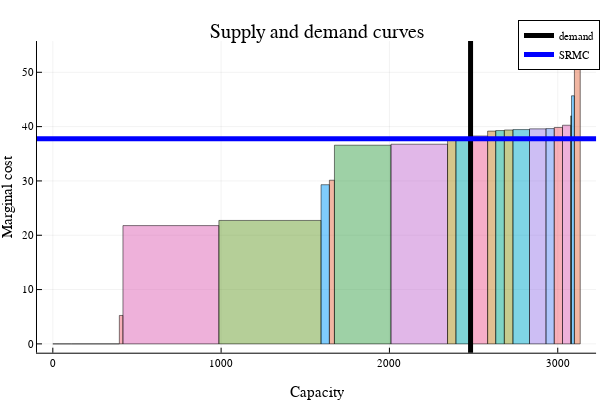

The notebook cell this image was saved under:
### Markdown cell above
Now, let's plot this as a supply curve where:

- width = capacity of the generator (i.e., $Pmax$)
- height = variable cost of the generator ($VarCost$)

### Code cell
rectangle(w, h, x, y) = Shape(x .+ [0,w,w,0], y .+ [0,0,h,h])

p = plot(nrow(supply_curve))

marg_gen = 0
marg_price = 0
x = 0
for i in 1:nrow(supply_curve)
    plot!(p, rectangle(supply_curve[i,:cap],
            supply_curve[i,:varcost],x,0), opacity=.5, 
            label = "")
    if (x < loads_single[1,:demand]) && (x + supply_curve[i,:cap] > loads_single[1,:demand])
        marg_gen = i
        marg_price = supply_curve[i,:varcost]
    end
    x = x + supply_curve[i,:cap]
end 
vline!([loads_single[1,:demand]],linecolor="black",linewidth=5,
label = "demand")
hline!([marg_price],linecolor="blue",linewidth=5,
label = "SRMC")
title!("Supply and demand curves")
xlabel!("Capacity")
ylabel!("Marginal cost")
p

### Figure 1 — Plotly figure (JSON) as saved in the notebook; plotly's stock layout.template omitted (floating-point values rounded to 4 significant figures)
{"data": [{"fill": "tozeroy", "fillcolor": "rgba(142, 151, 30, 0.500)", "legendgroup": "", "line": {"color": "rgba(0, 0, 0, 0.500)", "dash": "solid", "width": 1}, "mode": "lines", "name": "", "showlegend": false, "type": "scatter", "x": [0, 42, 42, 0, 0], "xaxis": "x1", "y": [0, 0, 0, 0, 0], "yaxis": "y1"}, {"fill": "tozeroy", "fillcolor": "rgba(0, 169, 204, 0.500)", "legendgroup": "", "line": {"color": "rgba(0, 0, 0, 0.500)", "dash": "solid", "width": 1}, "mode": "lines", "name": "", "showlegend": false, "type": "scatter", "x": [42, 107.4, 107.4, 42, 42], "xaxis": "x1", "y": [0, 0, 0, 0, 0], "yaxis": "y1"}, {"fill": "tozeroy", "fillcolor": "rgba(155, 127, 233, 0.500)", "legendgroup": "", "line": {"color": "rgba(0, 0, 0, 0.500)", "dash": "solid", "width": 1}, "mode": "lines", "name": "", "showlegend": false, "type": "scatter", "x": [107.4, 110.6, 110.6, 107.4, 107.4], "xaxis": "x1", "y": [0, 0, 0, 0, 0], "yaxis": "y1"}, {"fill": "tozeroy", "fillcolor": "rgba(97, 141, 246, 0.500)", "legendgroup": "", "line": {"color": "rgba(0, 0, 0, 0.500)", "dash": "solid", "width": 1}, "mode": "lines", "name": "", "showlegend": false, "type": "scatter", "x": [110.6, 395.3, 395.3, 110.6, 110.6], "xaxis": "x1", "y": [0, 0, 0, 0, 0], "yaxis": "y1"}, {"fill": "tozeroy", "fillcolor": "rgba(240, 96, 115, 0.500)", "legendgroup": "", "line": {"color": "rgba(0, 0, 0, 0.500)", "dash": "solid", "width": 1}, "mode": "lines", "name": "", "showlegend": false, "type": "scatter", "x": [395.3, 416.7, 416.7, 395.3, 395.3], "xaxis": "x1", "y": [0, 0, 5.234, 5.234, 0], "yaxis": "y1"}, {"fill": "tozeroy", "fillcolor": "rgba(221, 101, 182, 0.500)", "legendgroup": "", "line": {"color": "rgba(0, 0, 0, 0.500)", "dash": "solid", "width": 1}, "mode": "lines", "name": "", "showlegend": false, "type": "scatter", "x": [416.7, 986.7, 986.7, 416.7, 416.7], "xaxis": "x1", "y": [0, 0, 21.78, 21.78, 0], "yaxis": "y1"}, {"fill": "tozeroy", "fillcolor": "rgba(108, 159, 51, 0.500)", "legendgroup": "", "line": {"color": "rgba(0, 0, 0, 0.500)", "dash": "solid", "width": 1}, "mode": "lines", "name": "", "showlegend": false, "type": "scatter", "x": [986.7, 1594.0, 1594.0, 986.7, 986.7], "xaxis": "x1", "y": [0, 0, 22.73, 22.73, 0], "yaxis": "y1"}, {"fill": "tozeroy", "fillcolor": "rgba(0, 154, 250, 0.500)", "legendgroup": "", "line": {"color": "rgba(0, 0, 0, 0.500)", "dash": "solid", "width": 1}, "mode": "lines", "name": "", "showlegend": false, "type": "scatter", "x": [1594.0, 1643.0, 1643.0, 1594.0, 1594.0], "xaxis": "x1", "y": [0, 0, 29.31, 29.31, 0], "yaxis": "y1"}, {"fill": "tozeroy", "fillcolor": "rgba(227, 111, 71, 0.500)", "legendgroup": "", "line": {"color": "rgba(0, 0, 0, 0.500)", "dash": "solid", "width": 1}, "mode": "lines", "name": "", "showlegend": false, "type": "scatter", "x": [1643.0, 1673.0, 1673.0, 1643.0, 1643.0], "xaxis": "x1", "y": [0, 0, 30.13, 30.13, 0], "yaxis": "y1"}, {"fill": "tozeroy", "fillcolor": "rgba(62, 164, 78, 0.500)", "legendgroup": "", "line": {"color": "rgba(0, 0, 0, 0.500)", "dash": "solid", "width": 1}, "mode": "lines", "name": "", "showlegend": false, "type": "scatter", "x": [1673.0, 2009.0, 2009.0, 1673.0, 1673.0], "xaxis": "x1", "y": [0, 0, 36.58, 36.58, 0], "yaxis": "y1"}, {"fill": "tozeroy", "fillcolor": "rgba(195, 113, 210, 0.500)", "legendgroup": "", "line": {"color": "rgba(0, 0, 0, 0.500)", "dash": "solid", "width": 1}, "mode": "lines", "name": "", "showlegend": false, "type": "scatter", "x": [2009.0, 2345.0, 2345.0, 2009.0, 2009.0], "xaxis": "x1", "y": [0, 0, 36.76, 36.76, 0], "yaxis": "y1"}, {"fill": "tozeroy", "fillcolor": "rgba(172, 142, 24, 0.500)", "legendgroup": "", "line": {"color": "rgba(0, 0, 0, 0.500)", "dash": "solid", "width": 1}, "mode": "lines", "name": "", "showlegend": false, "type": "scatter", "x": [2345.0, 2395.0, 2395.0, 2345.0, 2345.0], "xaxis": "x1", "y": [0, 0, 37.73, 37.73, 0], "yaxis": "y1"}, {"fill": "tozeroy", "fillcolor": "rgba(0, 170, 174, 0.500)", "legendgroup": "", "line": {"color": "rgba(0, 0, 0, 0.500)", "dash": "solid", "width": 1}, "mode": "lines", "name": "", "showlegend": false, "type": "scatter", "x": [2395.0, 2492.0, 2492.0, 2395.0, 2395.0], "xaxis": "x1", "y": [0, 0, 37.78, 37.78, 0], "yaxis": "y1"}, {"fill": "tozeroy", "fillcolor": "rgba(237, 94, 147, 0.500)", "legendgroup": "", "line": {"color": "rgba(0, 0, 0, 0.500)", "dash": "solid", "width": 1}, "mode": "lines", "name": "", "showlegend": false, "type": "scatter", "x": [2492.0, 2583.0, 2583.0, 2492.0, 2492.0], "xaxis": "x1", "y": [0, 0, 38.27, 38.27, 0], "yaxis": "y1"}, {"fill": "tozeroy", "fillcolor": "rgba(198, 130, 37, 0.500)", "legendgroup": "", "line": {"color": "rgba(0, 0, 0, 0.500)", "dash": "solid", "width": 1}, "mode": "lines", "name": "", "showlegend": false, "type": "scatter", "x": [2583.0, 2631.0, 2631.0, 2583.0, 2583.0], "xaxis": "x1", "y": [0, 0, 39.17, 39.17, 0], "yaxis": "y1"}, {"fill": "tozeroy", "fillcolor": "rgba(0, 169, 141, 0.500)", "legendgroup": "", "line": {"color": "rgba(0, 0, 0, 0.500)", "dash": "solid", "width": 1}, "mode": "lines", "name": "", "showlegend": false, "type": "scatter", "x": [2631.0, 2683.0, 2683.0, 2631.0, 2631.0], "xaxis": "x1", "y": [0, 0, 39.28, 39.28, 0], "yaxis": "y1"}, {"fill": "tozeroy", "fillcolor": "rgba(142, 151, 30, 0.500)", "legendgroup": "", "line": {"color": "rgba(0, 0, 0, 0.500)", "dash": "solid", "width": 1}, "mode": "lines", "name": "", "showlegend": false, "type": "scatter", "x": [2683.0, 2734.0, 2734.0, 2683.0, 2683.0], "xaxis": "x1", "y": [0, 0, 39.38, 39.38, 0], "yaxis": "y1"}, {"fill": "tozeroy", "fillcolor": "rgba(0, 169, 204, 0.500)", "legendgroup": "", "line": {"color": "rgba(0, 0, 0, 0.500)", "dash": "solid", "width": 1}, "mode": "lines", "name": "", "showlegend": false, "type": "scatter", "x": [2734.0, 2832.0, 2832.0, 2734.0, 2734.0], "xaxis": "x1", "y": [0, 0, 39.46, 39.46, 0], "yaxis": "y1"}, {"fill": "tozeroy", "fillcolor": "rgba(155, 127, 233, 0.500)", "legendgroup": "", "line": {"color": "rgba(0, 0, 0, 0.500)", "dash": "solid", "width": 1}, "mode": "lines", "name": "", "showlegend": false, "type": "scatter", "x": [2832.0, 2930.0, 2930.0, 2832.0, 2832.0], "xaxis": "x1", "y": [0, 0, 39.58, 39.58, 0], "yaxis": "y1"}, {"fill": "tozeroy", "fillcolor": "rgba(97, 141, 246, 0.500)", "legendgroup": "", "line": {"color": "rgba(0, 0, 0, 0.500)", "dash": "solid", "width": 1}, "mode": "lines", "name": "", "showlegend": false, "type": "scatter", "x": [2930.0, 2979.0, 2979.0, 2930.0, 2930.0], "xaxis": "x1", "y": [0, 0, 39.64, 39.64, 0], "yaxis": "y1"}, {"fill": "tozeroy", "fillcolor": "rgba(240, 96, 115, 0.500)", "legendgroup": "", "line": {"color": "rgba(0, 0, 0, 0.500)", "dash": "solid", "width": 1}, "mode": "lines", "name": "", "showlegend": false, "type": "scatter", "x": [2979.0, 3028.0, 3028.0, 2979.0, 2979.0], "xaxis": "x1", "y": [0, 0, 39.84, 39.84, 0], "yaxis": "y1"}, {"fill": "tozeroy", "fillcolor": "rgba(221, 101, 182, 0.500)", "legendgroup": "", "line": {"color": "rgba(0, 0, 0, 0.500)", "dash": "solid", "width": 1}, "mode": "lines", "name": "", "showlegend": false, "type": "scatter", "x": [3028.0, 3077.0, 3077.0, 3028.0, 3028.0], "xaxis": "x1", "y": [0, 0, 40.25, 40.25, 0], "yaxis": "y1"}, {"fill": "tozeroy", "fillcolor": "rgba(108, 159, 51, 0.500)", "legendgroup": "", "line": {"color": "rgba(0, 0, 0, 0.500)", "dash": "solid", "width": 1}, "mode": "lines", "name": "", "showlegend": false, "type": "scatter", "x": [3077.0, 3082.0, 3082.0, 3077.0, 3077.0], "xaxis": "x1", "y": [0, 0, 41.97, 41.97, 0], "yaxis": "y1"}, {"fill": "tozeroy", "fillcolor": "rgba(0, 154, 250, 0.500)", "legendgroup": "", "line": {"color": "rgba(0, 0, 0, 0.500)", "dash": "solid", "width": 1}, "mode": "lines", "name": "", "showlegend": false, "type": "scatter", "x": [3082.0, 3099.0, 3099.0, 3082.0, 3082.0], "xaxis": "x1", "y": [0, 0, 45.67, 45.67, 0], "yaxis": "y1"}, {"fill": "tozeroy", "fillcolor": "rgba(227, 111, 71, 0.500)", "legendgroup": "", "line": {"color": "rgba(0, 0, 0, 0.500)", "dash": "solid", "width": 1}, "mode": "lines", "name": "", "showlegend": false, "type": "scatter", "x": [3099.0, 3134.0, 3134.0, 3099.0, 3099.0], "xaxis": "x1", "y": [0, 0, 54.13, 54.13, 0], "yaxis": "y1"}, {"colorbar": {"title": ""}, "legendgroup": "demand", "line": {"color": "rgba(0, 0, 0, 1.000)", "dash": "solid", "shape": "linear", "width": 5}, "mode": "lines", "name": "demand", "showlegend": true, "type": "scatter", "x": [2482, 2482], "xaxis": "x", "y": [-5739.0, 5794.0], "yaxis": "y", "zmax": null, "zmin": null}, {"colorbar": {"title": ""}, "legendgroup": "SRMC", "line": {"color": "rgba(0, 0, 255, 1.000)", "dash": "solid", "shape": "linear", "width": 5}, "mode": "lines", "name": "SRMC", "showlegend": true, "type": "scatter", "x": [-332300.0, 335400.0], "xaxis": "x", "y": [37.78, 37.78], "yaxis": "y", "zmax": null, "zmin": null}], "layout": {"annotations": [{"font": {"color": "rgba(0, 0, 0, 1.000)", "family": "sans-serif", "size": 20}, "rotation": 0, "showarrow": false, "text": "Supply and demand curves", "x": 0.5275, "xanchor": "center", "xref": "paper", "y": 1, "yanchor": "top", "yref": "paper"}], "height": 400, "legend": {"bgcolor": "rgba(255, 255, 255, 1.000)", "bordercolor": "rgba(0, 0, 0, 1.000)", "borderwidth": 1, "font": {"color": "rgba(0, 0, 0, 1.000)", "family": "sans-serif", "size": 11}, "title": {"font": {"color": "rgba(0, 0, 0, 1.000)", "family": "sans-serif", "size": 15}, "text": ""}, "tracegroupgap": 0, "traceorder": "normal", "x": 1, "xanchor": "auto", "y": 1, "yanchor": "auto"}, "margin": {"b": 20, "l": 0, "r": 0, "t": 20}, "paper_bgcolor": "rgba(255, 255, 255, 1.000)", "plot_bgcolor": "rgba(255, 255, 255, 1.000)", "showlegend": true, "width": 600, "xaxis": {"anchor": "y", "domain": [0.06165, 0.9934], "gridcolor": "rgba(0, 0, 0, 0.100)", "gridwidth": 0.5, "linecolor": "rgba(0, 0, 0, 1.000)", "mirror": false, "range": [-94.01, 3228.0], "showgrid": true, "showline": true, "showticklabels": true, "tickangle": 0, "tickcolor": "rgb(0, 0, 0)", "tickfont": {"color": "rgba(0, 0, 0, 1.000)", "family": "sans-serif", "size": 11}, "tickmode": "array", "ticks": "inside", "ticktext": ["0", "1000", "2000", "3000"], "tickvals": [0, 1000, 2000, 3000], "title": "Capacity", "titlefont": {"color": "rgba(0, 0, 0, 1.000)", "family": "sans-serif", "size": 15}, "type": "-", "visible": true, "zeroline": false, "zerolinecolor": "rgba(0, 0, 0, 1.000)"}, "yaxis": {"anchor": "x", "domain": [0.07581, 0.9415], "gridcolor": "rgba(0, 0, 0, 0.100)", "gridwidth": 0.5, "linecolor": "rgba(0, 0, 0, 1.000)", "mirror": false, "range": [-1.624, 55.75], "showgrid": true, "showline": true, "showticklabels": true, "tickangle": 0, "tickcolor": "rgb(0, 0, 0)", "tickfont": {"color": "rgba(0, 0, 0, 1.000)", "family": "sans-serif", "size": 11}, "tickmode": "array", "ticks": "inside", "ticktext": ["0", "10", "20", "30", "40", "50"], "tickvals": [0, 10, 20, 30, 40, 50], "title": "Marginal cost", "titlefont": {"color": "rgba(0, 0, 0, 1.000)", "family": "sans-serif", "size": 15}, "type": "-", "visible": true, "zeroline": false, "zerolinecolor": "rgba(0, 0, 0, 1.000)"}}}
